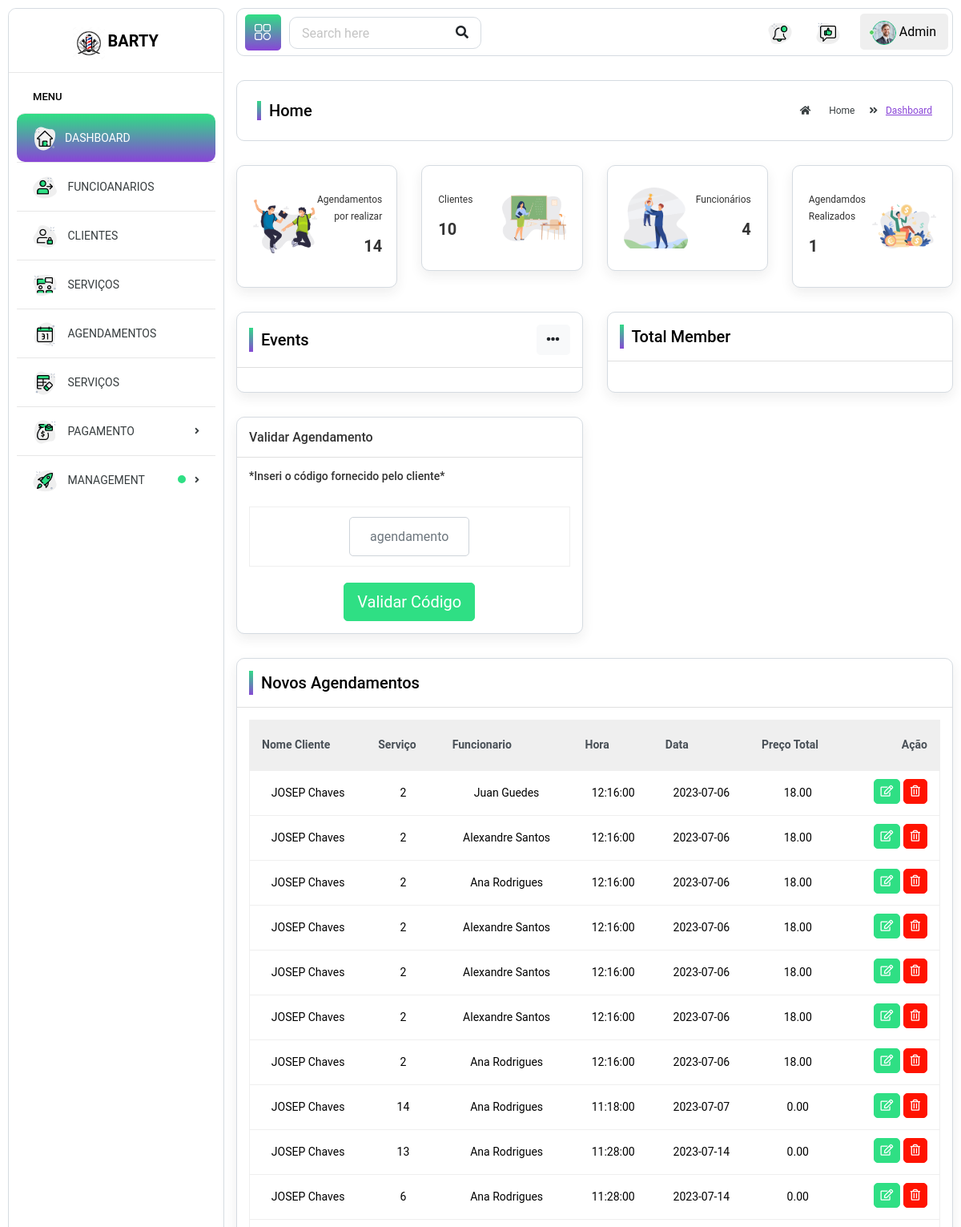
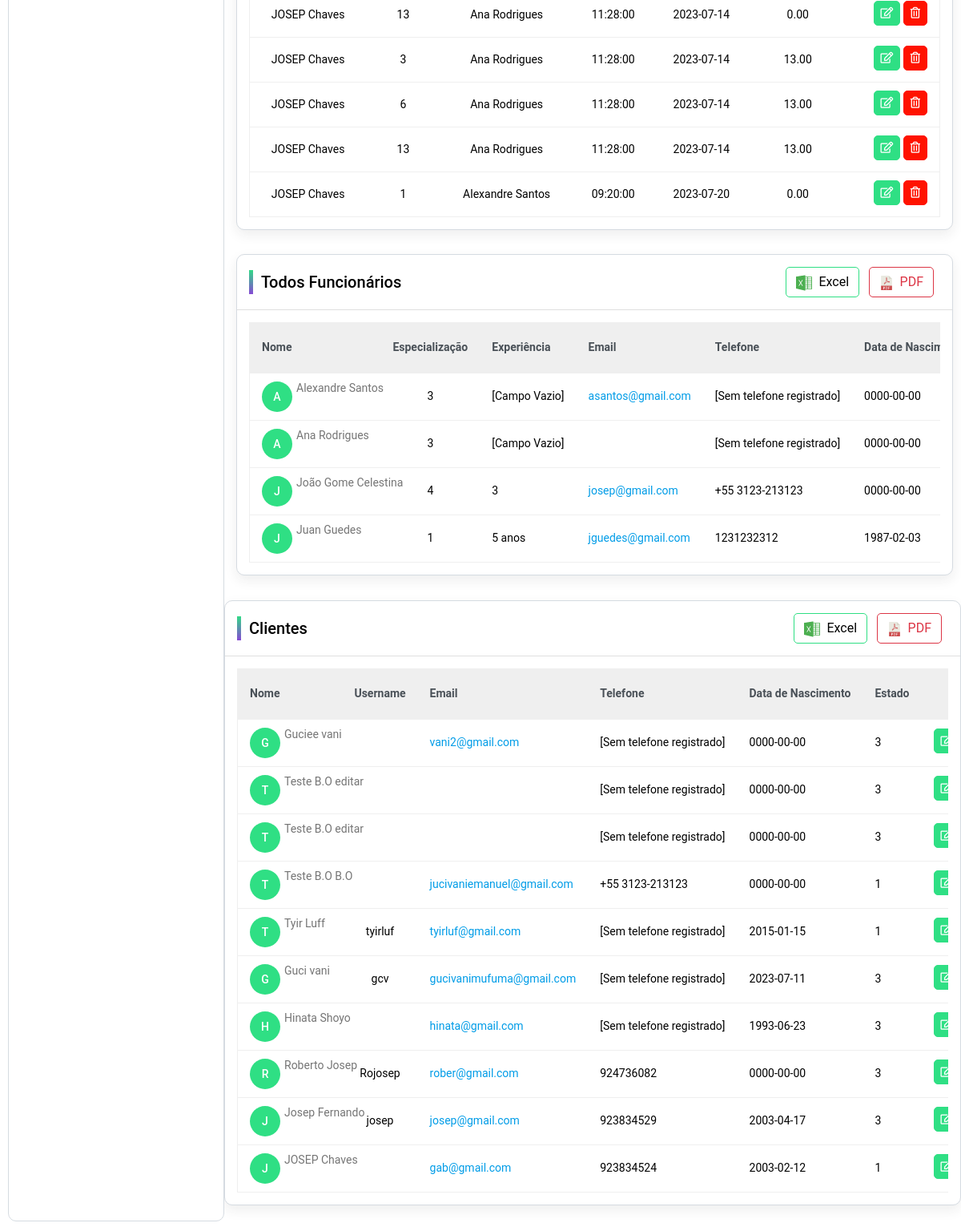
The app's page /B.O/index.php with its own data (2 pictures, top to bottom).
### tables this page shows
CREATE TABLE `agendamentos` (
  `id` int(11) NOT NULL,
  `data` date NOT NULL,
  `hora` time NOT NULL,
  `id_cliente` int(11) NOT NULL,
  `id_funcionario` int(11) NOT NULL,
  `id_servico` int(11) NOT NULL,
  `reserva` int(11) NOT NULL DEFAULT 1,
  `preco_total` decimal(10,2) NOT NULL,
  `status` enum('por realizar','cancelado','realizado') NOT NULL DEFAULT 'por realizar',
  `senha` varchar(100) DEFAULT NULL,
  `cancelar` tinyint(1) NOT NULL DEFAULT 0,
  `razao_cancelar` text DEFAULT NULL,
  `start_time` timestamp NOT NULL DEFAULT current_timestamp(),
  `end_time_expected` datetime DEFAULT NULL
);

CREATE TABLE `clientes` (
  `cliente_id` int(11) NOT NULL,
  `primeiro_nome` varchar(100) NOT NULL,
  `ultimo_nome` varchar(100) NOT NULL,
  `genero` varchar(150) NOT NULL,
  `username` varchar(100) NOT NULL,
  `password` varchar(40) NOT NULL,
  `nif` int(9) NOT NULL,
  `telefone` varchar(20) NOT NULL,
  `email` varchar(100) NOT NULL,
  `data_nascimento` date NOT NULL,
  `data_cadastro` timestamp NOT NULL DEFAULT current_timestamp(),
  `code` int(50) NOT NULL,
  `data_code` datetime DEFAULT NULL,
  `estado_id` int(11) NOT NULL DEFAULT 3
);

CREATE TABLE `funcionarios` (
  `func_id` int(11) NOT NULL,
  `primeiro_nome` varchar(100) NOT NULL,
  `ultimo_nome` varchar(100) NOT NULL,
  `imagem` varchar(500) DEFAULT NULL,
  `genero` varchar(100) NOT NULL,
  `username` varchar(40) NOT NULL,
  `senha` varchar(40) NOT NULL DEFAULT 'barber12345',
  `confirmar_senha` varchar(225) NOT NULL,
  `descricao` varchar(300) NOT NULL,
  `telefone` varchar(20) NOT NULL,
  `email` varchar(100) NOT NULL,
  `data_nascimento` date NOT NULL,
  `funcao` int(11) DEFAULT 1,
  `rede_social` varchar(150) NOT NULL,
  `especializacao` varchar(150) NOT NULL,
  `anos_experiencia` varchar(100) NOT NULL,
  `salario` decimal(10,2) NOT NULL DEFAULT 5.69,
  `horarios_trabalho` time NOT NULL DEFAULT '07:00:00'
);

### B.O/pages/home.php (the view, shortened to what the rows shown need)
<div class="page-wrapper">
  <div class="content container-fluid">
    <div class="row">
      <div class="col-lg-12">
        <div class="card flex-fill">
          <div class="card-body">
            <div class="row">
              <div class="col-md-12">
                <div class="table-responsive">
                  <table class="table custom-table">
                    <thead class="thead-light">
                      <tr>
                        <th>Nome Cliente</th>
                        <th>Serviço</th>
                        <th>Funcionario</th>
                        <th>Hora</th>
                        <th>Data</th>
                        <th>Preço Total</th>
                        <th class="text-right">Ação</th>
                      </tr>
                    </thead>
                    <tbody>
                      <?php
                      $sql = "SELECT a.*, c.primeiro_nome AS cliente_primeiro_nome, c.ultimo_nome AS cliente_ultimo_nome, f.primeiro_nome AS func_primeiro_nome, f.ultimo_nome AS func_ultimo_nome
                      FROM agendamentos a
                      JOIN clientes c ON a.id_cliente = c.cliente_id
                      JOIN funcionarios f ON a.id_funcionario = f.func_id
                      ORDER BY a.data ASC";
                      $result = $conn->query($sql);
                      if ($result->num_rows > 0) {
                        while ($row = $result->fetch_assoc()) {
                          $cliente_primeiro_nome = $row['cliente_primeiro_nome'];
                          $cliente_ultimo_nome = $row['cliente_ultimo_nome'];
                          $func_primeiro_nome = $row['func_primeiro_nome'];
                          $func_ultimo_nome = $row['func_ultimo_nome'];
                          $servico_id = $row["id_servico"];
                          $hora = $row["hora"];
                          $data = $row["data"];
                          $preco_total = $row["preco_total"];
                      ?>
                          <tr>
                            <td class="text-center">
                              <?php echo $cliente_primeiro_nome . ' ' . $cliente_ultimo_nome; ?>
                            </td>
                            <td class="text-center">
                              <?php echo $servico_id; ?>
                            </td>
                            <td class="text-center">
                              <?php echo $func_primeiro_nome . ' ' . $func_ultimo_nome; ?>
                            </td>
                            <td class="text-center">
                              <?php echo $hora; ?>
                            </td>
                            <td class="text-center">
                              <?php echo $data; ?>
                            </td>
                            <td class="text-center">
                              <?php echo $preco_total; ?>
                            </td>
                            <td class="text-right">
                              <a href="edit-exam.html" class="btn btn-primary btn-sm mb-1">
                                <i class="far fa-edit"></i>
                              </a>
                              <button type="submit" data-toggle="modal" data-target="#delete_employee" class="btn btn-danger btn-sm mb-1">
                                <i class="far fa-trash-alt"></i>
                              </button>
                            </td>
                          </tr>
                      <?php
                        }
                      } else {
                        echo "Nenhum agendamento encontrado.";
                      }
                      ?>
                    </tbody>
                  </table>
                </div>
              </div>
            </div>
          </div>
        </div>
      </div>
    </div>
    <div class="row">
      <div class="col-lg-12">
        <div class="card">
          <div class="card-body">
            <div class="table-responsive">
              <table class="table custom-table">
                <thead class="thead-light">
                  <tr>
                    <th>Nome</th>
                    <th>Especialização</th>
                    <th>Experiência</th>
                    <th>Email</th>
                    <th>Telefone</th>
                    <th>Data de Nascimento</th>
                  </tr>
                </thead>
                <tbody>
                  <?php
                  $sql = "SELECT * FROM funcionarios ORDER BY primeiro_nome ASC";
                  $result = $conn->query($sql);
                  if ($result->num_rows > 0) {
                    while ($row = $result->fetch_assoc()) {
                      $email = $row['email'];
                      $primeiro_nome = $row["primeiro_nome"];
                      $ultimo_nome = $row["ultimo_nome"];
                      $habilidades = $row["funcao"];
                      $datanas = $row["data_nascimento"];
                      $exp = $row["anos_experiencia"];
                      $telefone = $row["telefone"];
                  ?>
                      <tr>
                        <td>
                          <a href="profile.html" class="avatar">
                            <?php echo substr($primeiro_nome, 0, 1); ?>
                          </a>
                          <h2><a href="profile.html">
                              <?php echo $primeiro_nome . ' ' . $ultimo_nome; ?>
                            </a></h2>
                        </td>
                        <td class="text-center">
                          <?php echo $habilidades; ?>
                        </td>
                        <td>
                          <?php echo !empty($exp) ? $exp : "[Campo Vazio]"; ?>
                        </td>
                        <td><a href="#" class="__cf_email__" data-cfemail="5a373339323b3f362c382f2e2e3b28291a3f223b372a363f74393537">
                            <?php echo $email; ?>
                          </a></td>
                        <td>
                          <?php echo !empty($telefone) ? $telefone : "[Sem telefone registrado]"; ?>
                        </td>
                        <td>
                          <?php echo $datanas; ?>
                        </td>
                      </tr>
                  <?php
                    }
                  } else {
                    echo "Nenhum funcionário encontrado.";
                  }
                  ?>
                </tbody>
              </table>
            </div>
          </div>
        </div>
      </div>
    </div>
  </div>
  <div class="row">
    <div class="col-12">
      <div class="card">
        <div class="card-body">
          <div class="row">
            <div class="col-lg-12 col-md-12 col-sm-12 col-12">
              <div class="table-responsive">
                <table class="table custom-table">
                  <thead class="thead-light">
                    <tr>
                      <th>Nome</th>
                      <th>Username</th>
                      <th>Email</th>
                      <th>Telefone</th>
                      <th>Data de Nascimento</th>
                      <th>Estado</th>
                      <th class="text-right">Ação</th>
                    </tr>
                  </thead>
                  <tbody>
                    <?php
                    $sql = "SELECT * FROM clientes ORDER BY data_cadastro DESC";
                    $result = $conn->query($sql);
                    if ($result->num_rows > 0) {
                      while ($row = $result->fetch_assoc()) {
                        $primeiro_nome = $row["primeiro_nome"];
                        $ultimo_nome = $row["ultimo_nome"];
                        $username = $row["username"];
                        $email = $row['email'];
                        $telefone = $row["telefone"];
                        $datanas = $row["data_nascimento"];
                        $estado = $row["estado_id"];
                    ?>
                        <tr>
                          <td>
                            <a href="profile.html" class="avatar">
                              <?php echo substr($primeiro_nome, 0, 1); ?>
                            </a>
                            <h2><a href="profile.html">
                                <?php echo $primeiro_nome . ' ' . $ultimo_nome; ?>
                              </a></h2>
                          </td>
                          <td class="text-center">
                            <?php echo $username; ?>
                          </td>
                          <td><a href="#" class="__cf_email__" data-cfemail="5a373339323b3f362c382f2e2e3b28291a3f223b372a363f74393537">
                              <?php echo $email; ?>
                            </a></td>
                          <td>
                            <?php echo !empty($telefone) ? $telefone : "[Sem telefone registrado]"; ?>
                          </td>
                          <td>
                            <?php echo $datanas; ?>
                          </td>
                          <td>
                            <?php echo $estado; ?>
                          </td>
                          <td class="text-right">
                            <a href="edit-exam.html" class="btn btn-primary btn-sm mb-1">
                              <i class="far fa-edit"></i>
                            </a>
                          </td>
                        </tr>
                    <?php
                      }
                    } else {
                      echo "Nenhum funcionário encontrado.";
                    }
                    ?>
                  </tbody>
                </table>
              </div>
            </div>
          </div>
        </div>
      </div>
    </div>
  </div>
</div>
</div>

### records on screen
agendamentos: id_cliente.primeiro_nome "JOSEP", id_cliente.ultimo_nome "Chaves", id_servico "2", id_funcionario.primeiro_nome "Juan", id_funcionario.ultimo_nome "Guedes", hora "12:16:00", data "2023-07-06", preco_total "18.00"
agendamentos: id_cliente.primeiro_nome "JOSEP", id_cliente.ultimo_nome "Chaves", id_servico "2", id_funcionario.primeiro_nome "Alexandre", id_funcionario.ultimo_nome "Santos", hora "12:16:00", data "2023-07-06", preco_total "18.00"
agendamentos: id_cliente.primeiro_nome "JOSEP", id_cliente.ultimo_nome "Chaves", id_servico "2", id_funcionario.primeiro_nome "Ana", id_funcionario.ultimo_nome "Rodrigues", hora "12:16:00", data "2023-07-06", preco_total "18.00"
agendamentos: id_cliente.primeiro_nome "JOSEP", id_cliente.ultimo_nome "Chaves", id_servico "2", id_funcionario.primeiro_nome "Alexandre", id_funcionario.ultimo_nome "Santos", hora "12:16:00", data "2023-07-06", preco_total "18.00"
agendamentos: id_cliente.primeiro_nome "JOSEP", id_cliente.ultimo_nome "Chaves", id_servico "2", id_funcionario.primeiro_nome "Alexandre", id_funcionario.ultimo_nome "Santos", hora "12:16:00", data "2023-07-06", preco_total "18.00"
agendamentos: id_cliente.primeiro_nome "JOSEP", id_cliente.ultimo_nome "Chaves", id_servico "2", id_funcionario.primeiro_nome "Alexandre", id_funcionario.ultimo_nome "Santos", hora "12:16:00", data "2023-07-06", preco_total "18.00"
agendamentos: id_cliente.primeiro_nome "JOSEP", id_cliente.ultimo_nome "Chaves", id_servico "2", id_funcionario.primeiro_nome "Ana", id_funcionario.ultimo_nome "Rodrigues", hora "12:16:00", data "2023-07-06", preco_total "18.00"
agendamentos: id_cliente.primeiro_nome "JOSEP", id_cliente.ultimo_nome "Chaves", id_servico "14", id_funcionario.primeiro_nome "Ana", id_funcionario.ultimo_nome "Rodrigues", hora "11:18:00", data "2023-07-07", preco_total "0.00"
agendamentos: id_cliente.primeiro_nome "JOSEP", id_cliente.ultimo_nome "Chaves", id_servico "13", id_funcionario.primeiro_nome "Ana", id_funcionario.ultimo_nome "Rodrigues", hora "11:28:00", data "2023-07-14", preco_total "0.00"
agendamentos: id_cliente.primeiro_nome "JOSEP", id_cliente.ultimo_nome "Chaves", id_servico "6", id_funcionario.primeiro_nome "Ana", id_funcionario.ultimo_nome "Rodrigues", hora "11:28:00", data "2023-07-14", preco_total "0.00"
agendamentos: id_cliente.primeiro_nome "JOSEP", id_cliente.ultimo_nome "Chaves", id_servico "13", id_funcionario.primeiro_nome "Ana", id_funcionario.ultimo_nome "Rodrigues", hora "11:28:00", data "2023-07-14", preco_total "0.00"
agendamentos: id_cliente.primeiro_nome "JOSEP", id_cliente.ultimo_nome "Chaves", id_servico "3", id_funcionario.primeiro_nome "Ana", id_funcionario.ultimo_nome "Rodrigues", hora "11:28:00", data "2023-07-14", preco_total "13.00"
agendamentos: id_cliente.primeiro_nome "JOSEP", id_cliente.ultimo_nome "Chaves", id_servico "6", id_funcionario.primeiro_nome "Ana", id_funcionario.ultimo_nome "Rodrigues", hora "11:28:00", data "2023-07-14", preco_total "13.00"
agendamentos: id_cliente.primeiro_nome "JOSEP", id_cliente.ultimo_nome "Chaves", id_servico "13", id_funcionario.primeiro_nome "Ana", id_funcionario.ultimo_nome "Rodrigues", hora "11:28:00", data "2023-07-14", preco_total "13.00"
agendamentos: id_cliente.primeiro_nome "JOSEP", id_cliente.ultimo_nome "Chaves", id_servico "1", id_funcionario.primeiro_nome "Alexandre", id_funcionario.ultimo_nome "Santos", hora "09:20:00", data "2023-07-20", preco_total "0.00"
funcionarios: primeiro_nome "A", primeiro_nome "Alexandre", ultimo_nome "Santos", funcao "3", shows "[Campo Vazio]", email "asantos@gmail.com", shows "[Sem telefone registrado]", data_nascimento "0000-00-00"
funcionarios: primeiro_nome "A", primeiro_nome "Ana", ultimo_nome "Rodrigues", funcao "3", shows "[Campo Vazio]", shows "[Sem telefone registrado]", data_nascimento "0000-00-00"
funcionarios: primeiro_nome "J", primeiro_nome "João Gome", ultimo_nome "Celestina", funcao "4", anos_experiencia "3", email "josep@gmail.com", telefone "+55 3123-213123", data_nascimento "0000-00-00"
funcionarios: primeiro_nome "J", primeiro_nome "Juan", ultimo_nome "Guedes", funcao "1", anos_experiencia "5 anos", email "jguedes@gmail.com", telefone "1231232312", data_nascimento "1987-02-03"
clientes: primeiro_nome "G", primeiro_nome "Guciee", ultimo_nome "vani", email "vani2@gmail.com", shows "[Sem telefone registrado]", data_nascimento "0000-00-00", estado "3"
clientes: primeiro_nome "T", primeiro_nome "Teste B.O", ultimo_nome "editar", shows "[Sem telefone registrado]", data_nascimento "0000-00-00", estado "3"
clientes: primeiro_nome "T", primeiro_nome "Teste B.O", ultimo_nome "editar", shows "[Sem telefone registrado]", data_nascimento "0000-00-00", estado "3"
clientes: primeiro_nome "T", primeiro_nome "Teste B.O", ultimo_nome "B.O", email "jucivaniemanuel@gmail.com", telefone "+55 3123-213123", data_nascimento "0000-00-00", estado "1"
clientes: primeiro_nome "T", primeiro_nome "Tyir", ultimo_nome "Luff", username "tyirluf", email "tyirluf@gmail.com", shows "[Sem telefone registrado]", data_nascimento "2015-01-15", estado "1"
clientes: primeiro_nome "G", primeiro_nome "Guci", ultimo_nome "vani", username "gcv", email "gucivanimufuma@gmail.com", shows "[Sem telefone registrado]", data_nascimento "2023-07-11", estado "3"
clientes: primeiro_nome "H", primeiro_nome "Hinata", ultimo_nome "Shoyo", email "hinata@gmail.com", shows "[Sem telefone registrado]", data_nascimento "1993-06-23", estado "3"
clientes: primeiro_nome "R", primeiro_nome "Roberto", ultimo_nome "Josep", username "Rojosep", email "rober@gmail.com", telefone "924736082", data_nascimento "0000-00-00", estado "3"
clientes: primeiro_nome "J", primeiro_nome "Josep", ultimo_nome "Fernando", username "josep", email "josep@gmail.com", telefone "923834529", data_nascimento "2003-04-17", estado "3"
clientes: primeiro_nome "J", primeiro_nome "JOSEP", ultimo_nome "Chaves", email "gab@gmail.com", telefone "923834524", data_nascimento "2003-02-12", estado "1"

### other values on screen
$totalAgendamentosPR "14"
$totalClientes "10"
$totalFuncionarios "4"
$totalAgendamentosR "1"
